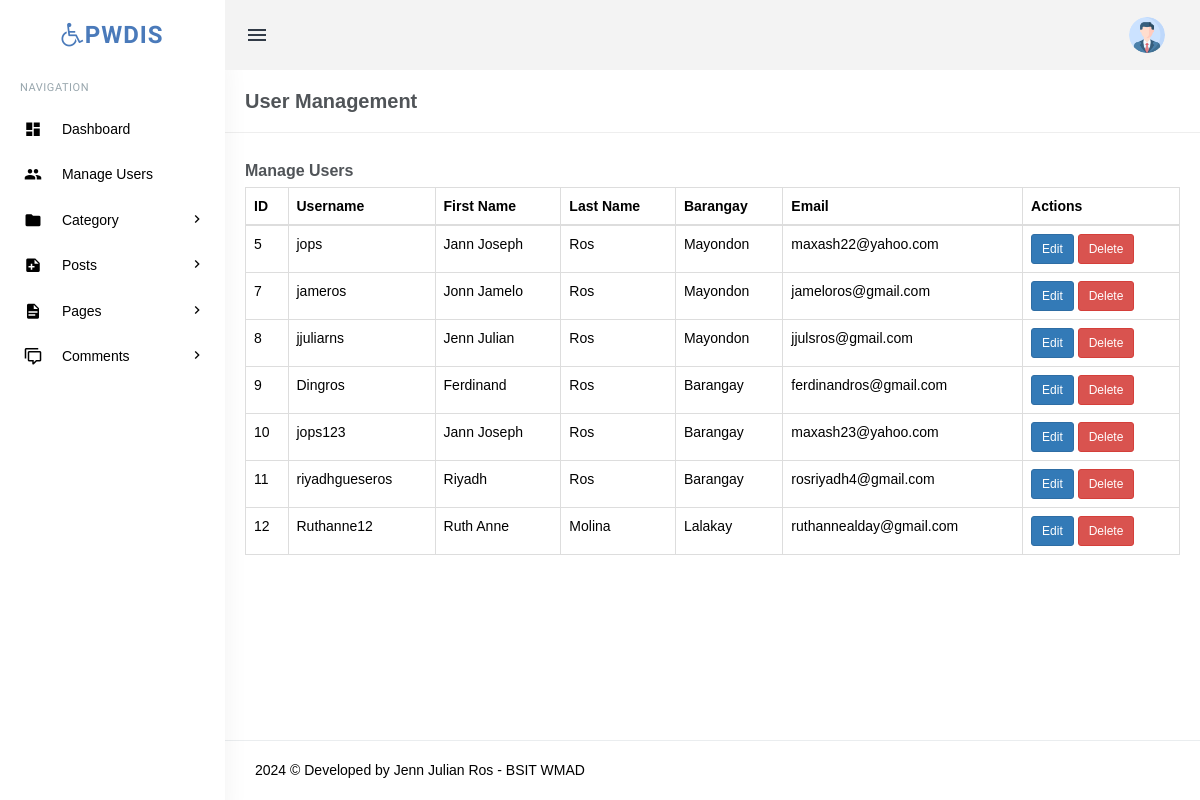
Page /admin/manage_user.php (signed in) on the earlier database version.
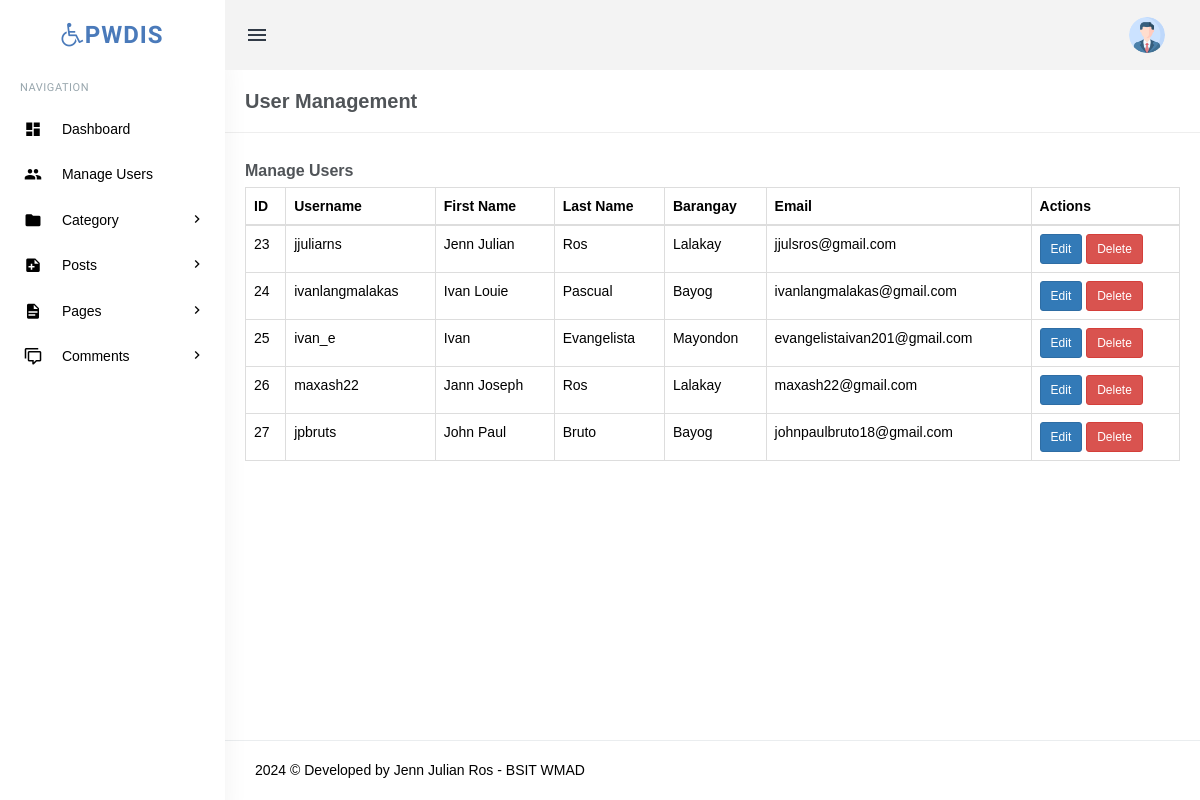
Same page on the later database version.
### tables this page shows
CREATE TABLE `users` (
  `id` int(11) NOT NULL,
  `FirstName` varchar(50) NOT NULL,
  `LastName` varchar(50) NOT NULL,
  `Barangay` varchar(50) NOT NULL,
  `Email` varchar(50) NOT NULL,
  `username` varchar(50) NOT NULL,
  `password` varchar(255) NOT NULL,
  `avatar_url` varchar(255) NOT NULL DEFAULT 'uploads/default_avatar.jpg'
);

### admin/manage_user.php (the view, shortened to what this page needs)
<?php
include('includes/config.php');
if (strlen($_SESSION['login']) == 0) {
    header('location:index.php');
} else {
    $userQuery = "SELECT * FROM users";
    $userResult = mysqli_query($con, $userQuery);
?>
<!DOCTYPE html>
<html lang="en">
<head>
    <link href="assets/css/bootstrap.min.css" rel="stylesheet" type="text/css" />
    <link href="assets/css/core.css" rel="stylesheet" type="text/css" />
    <link href="assets/css/icons.css" rel="stylesheet" type="text/css" />
    <link href="assets/css/menu.css" rel="stylesheet" type="text/css" />
    <link href="assets/css/responsive.css" rel="stylesheet" type="text/css" />
</head>
<body class="fixed-left">
    <div id="wrapper">
        <?php include('includes/topheader.php'); ?>
        <?php include('includes/leftsidebar.php'); ?>
        <div class="content-page">
            <div class="content">
                <div class="container">
                    <div class="row">
                        <div class="col-xs-12">
                            <div class="page-title-box">
                                <h4 class="page-title">User Management</h4>
                                <div class="clearfix"></div>
                            </div>
                        </div>
                    </div>
                    <div class="row">
                        <div class="col-lg-12">
                            <h4 class="header-title">Manage Users</h4>
                            <div class="table-responsive">
                                <table class="table table-bordered table-hover">
                                    <thead class="thead-dark">
                                        <tr>
                                            <th>ID</th>
                                            <th>Username</th>
                                            <th>First Name</th>
                                            <th>Last Name</th>
                                            <th>Barangay</th>
                                            <th>Email</th>
                                            <th>Actions</th>
                                        </tr>
                                    </thead>
                                    <tbody>
                                        <?php
                                        if (mysqli_num_rows($userResult) > 0) {
                                            while ($row = mysqli_fetch_assoc($userResult)) {
                                                ?>
                                                <tr>
                                                    <td><?php echo $row['id']; ?></td>
                                                    <td><?php echo $row['username']; ?></td>
                                                    <td><?php echo $row['FirstName']; ?></td>
                                                    <td><?php echo $row['LastName']; ?></td>
                                                    <td><?php echo $row['Barangay']; ?></td>
                                                    <td><?php echo $row['Email']; ?></td>
                                                    <td>
                                                        <a href="edit_user.php?id=<?php echo $row['id']; ?>" class="btn btn-primary btn-sm">Edit</a>
                                                        <a href="manage_user.php?delete=<?php echo $row['id']; ?>" class="btn btn-danger btn-sm">Delete</a>
                                                    </td>
                                                </tr>
                                                <?php
                                            }
                                        } else {
                                            echo "<tr><td colspan='6' class='text-center'>No users found.</td></tr>";
                                        }
                                        ?>
                                    </tbody>
                                </table>
                            </div>
                        </div>
                    </div>
                </div>
            </div>
            <?php include('includes/footer.php'); ?>
        </div>
    </div>
</body>
</html>
<?php } ?>

### admin/includes/topheader.php (shortened to what this page needs)
<div class="topbar">
    <div class="topbar-left">
        <a href="../admin/dashboard.php" class="logo"><i class='fa fa-wheelchair'></i><span>PWD<span>IS</span></span></a>
    </div>
    <div class="navbar navbar-default" role="navigation">
        <div class="container">
            <ul class="nav navbar-nav navbar-left">
                <li>
                    <button class="button-menu-mobile open-left waves-effect">
                        <i class="mdi mdi-menu"></i>
                    </button>
                </li>
            </ul>
            <ul class="nav navbar-nav navbar-right">
                <li class="dropdown user-box">
                    <a href="" class="dropdown-toggle waves-effect user-link" data-toggle="dropdown" aria-expanded="true">
                        <img src="assets/images/users/adminlogo.jpg" alt="user-img" class="img-circle user-img">
                    </a>
                </li>
            </ul>
        </div>
    </div>
</div>

### admin/includes/leftsidebar.php (shortened to what this page needs)
<div class="left side-menu">
    <div class="sidebar-inner slimscrollleft">
        <div id="sidebar-menu">
            <ul>
                <li class="menu-title">Navigation</li>
                <li class="has_sub">
                    <a href="dashboard.php" class="waves-effect">
                        <i class="mdi mdi-view-dashboard"></i>
                        <span> Dashboard </span>
                    </a>
                </li>
                <li class="has_sub">
                    <a href="manage_user.php" class="waves-effect">
                        <i class="mdi mdi-account-multiple"></i>
                        <span> Manage Users</span>
                    </a>
                </li>
                <li class="has_sub">
                    <a href="javascript:void(0);" class="waves-effect">
                        <i class="mdi mdi-folder"></i>
                        <span> Category </span>
                        <span class="menu-arrow"></span>
                    </a>
                </li>
                <li class="has_sub">
                    <a href="javascript:void(0);" class="waves-effect">
                        <i class="mdi mdi-note-plus"></i>
                        <span> Posts </span>
                        <span class="menu-arrow"></span>
                    </a>
                </li>
                <li class="has_sub">
                    <a href="javascript:void(0);" class="waves-effect">
                        <i class="mdi mdi-file-document"></i>
                        <span> Pages </span>
                        <span class="menu-arrow"></span>
                    </a>
                </li>
                <li class="has_sub">
                    <a href="javascript:void(0);" class="waves-effect">
                        <i class="mdi mdi-comment-multiple-outline"></i>
                        <span> Comments </span>
                        <span class="menu-arrow"></span>
                    </a>
                </li>
            </ul>
        </div>
    </div>
</div>

### admin/includes/footer.php
<footer class="footer text-right">
   2024 © Developed by Jenn Julian Ros - BSIT WMAD
</footer>

### admin/assets/css/core.css (style rules this page uses)
body { font-family: "Poppins", sans-serif; margin: 0; padding-bottom: 60px; overflow-x: hidden; color: black; }
html { position: relative; min-height: 100%; }
.h1, .h2, .h3, .h4, .h5, .h6, h1, h2, h3, h4, h5, h6 { color: #505458; font-family: "Poppins", sans-serif; margin: 10px 0; }
* { outline: none !important; }
.container { width: auto; }
.footer { border-top: 1px solid rgba(152, 166, 173, 0.2); bottom: 0; text-align: left !important; padding: 19px 30px 20px; position: absolute; right: 0; left: 225px; }
#wrapper { height: 100%; overflow: hidden; width: 100%; }
.row { margin-right: -10px; margin-left: -10px; }
.col-lg-1, .col-lg-10, .col-lg-11, .col-lg-12, .col-lg-2, .col-lg-3, .col-lg-4, .col-lg-5, .col-lg-6, .col-lg-7, .col-lg-8, .col-lg-9, .col-md-1, .col-md-10, .col-md-11, .col-md-12, .col-md-2, .col-md-3, .col-md-4, .col-md-5, .col-md-6, .col-md-7, .col-md-8, .col-md-9, .col-sm-1, .col-sm-10, .col-sm-11, .col-sm-12, .col-sm-2, .col-sm-3, .col-sm-4, .col-sm-5, .col-sm-6, .col-sm-7, .col-sm-8, .col-sm-9, .col-xs-1, .col-xs-10, .col-xs-11, .col-xs-12, .col-xs-2, .col-xs-3, .col-xs-4, .col-xs-5, .col-xs-6, .col-xs-7, .col-xs-8, .col-xs-9 { padding-left: 10px; padding-right: 10px; }
.waves-effect { position: relative; cursor: pointer; display: inline-block; overflow: hidden; -webkit-user-select: none; -moz-user-select: none; -ms-user-select: none; user-select: none; -webkit-tap-highlight-color: transparent; vertical-align: middle; z-index: 1; will-change: opacity, transform; -webkit-transition: all 0.3s ease-out; -moz-transition: all 0.3s ease-out; -o-transition: all 0.3s ease-out; -ms-transition: all 0.3s ease-out; transition: all 0.3s ease-out; }

Differences in the rows shown:
removed users: id "5", username "jops", FirstName "Jann Joseph", LastName "Ros", Barangay "Mayondon", Email "maxash22@yahoo.com"
removed users: id "7", username "jameros", FirstName "Jonn Jamelo", LastName "Ros", Barangay "Mayondon", Email "jameloros@gmail.com"
removed users: id "8", username "jjuliarns", FirstName "Jenn Julian", LastName "Ros", Barangay "Mayondon", Email "jjulsros@gmail.com"
removed users: id "9", username "Dingros", FirstName "Ferdinand", LastName "Ros", Barangay "Barangay", Email "ferdinandros@gmail.com"
removed users: id "10", username "jops123", FirstName "Jann Joseph", LastName "Ros", Barangay "Barangay", Email "maxash23@yahoo.com"
removed users: id "11", username "riyadhgueseros", FirstName "Riyadh", LastName "Ros", Barangay "Barangay", Email "rosriyadh4@gmail.com"
removed users: id "12", username "Ruthanne12", FirstName "Ruth Anne", LastName "Molina", Barangay "Lalakay", Email "ruthannealday@gmail.com"
added users: id "23", username "jjuliarns", FirstName "Jenn Julian", LastName "Ros", Barangay "Lalakay", Email "jjulsros@gmail.com"
added users: id "24", username "ivanlangmalakas", FirstName "Ivan Louie", LastName "Pascual", Barangay "Bayog", Email "ivanlangmalakas@gmail.com"
added users: id "25", username "ivan_e", FirstName "Ivan", LastName "Evangelista", Barangay "Mayondon", Email "evangelistaivan201@gmail.com"
added users: id "26", username "maxash22", FirstName "Jann Joseph", LastName "Ros", Barangay "Lalakay", Email "maxash22@gmail.com"
added users: id "27", username "jpbruts", FirstName "John Paul", LastName "Bruto", Barangay "Bayog", Email "johnpaulbruto18@gmail.com"
